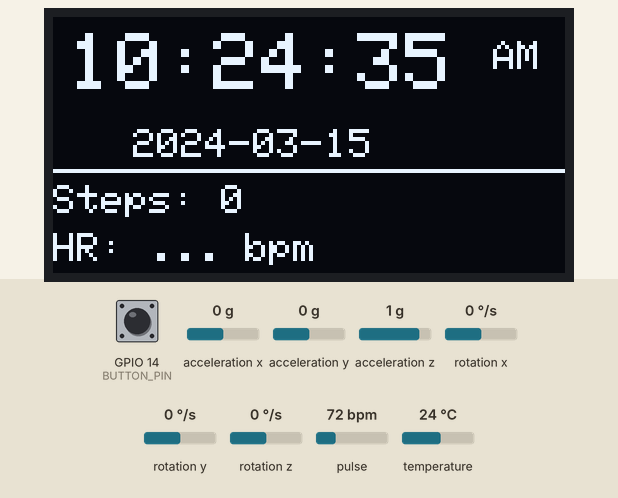
Recording of a sketch running on a simulated ESP32. Shown: 128×64 one-colour display. The test bench sets the inputs (shaded band); at power-on: GPIO 14 (BUTTON_PIN) HIGH, acceleration x 0 g, acceleration y 0 g, acceleration z 1 g, rotation x 0 °/s, rotation y 0 °/s, rotation z 0 °/s, pulse 72 bpm, temperature 24 °C. WiFi joins after 1.5 s; servers stay silent unless stated; the local clock reads 2024-03-15 10:24:30 at power-on unless the sketch sets it; what the sketch prints to the serial monitor is not drawn.

Above: at 5.5 s.
5.6 s: GPIO 14 (BUTTON_PIN) pulled LOW for 0.15 s
At 6.5 s:
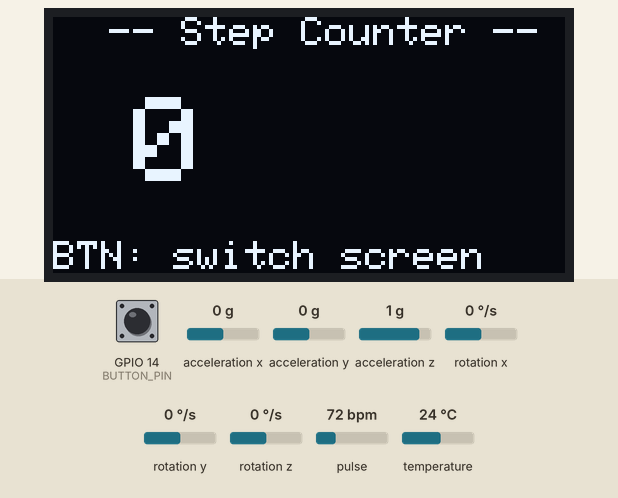
7.2 s: GPIO 14 (BUTTON_PIN) pulled LOW for 1 s
At 9.1 s:
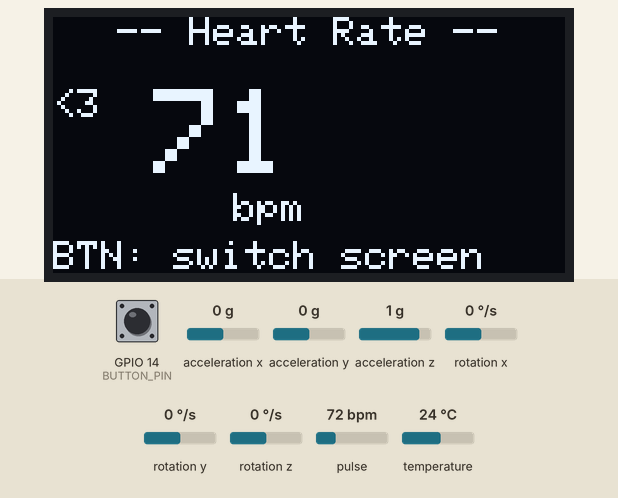
9.7 s: GPIO 14 (BUTTON_PIN) pulled LOW for 0.15 s
At 11.0 s:
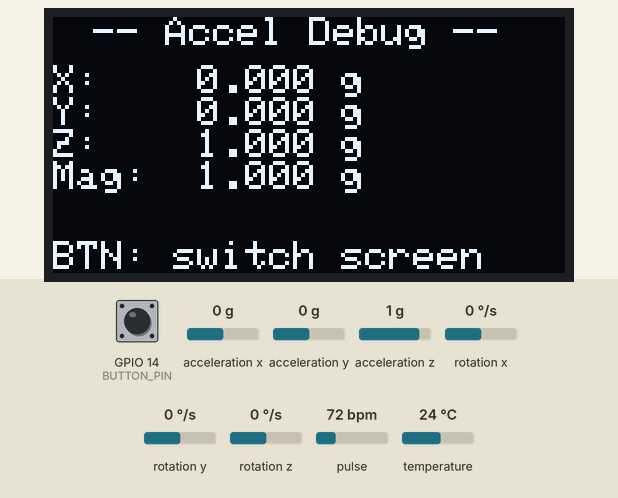
11.3 s: acceleration x set to -1.4 g
At 11.8 s:
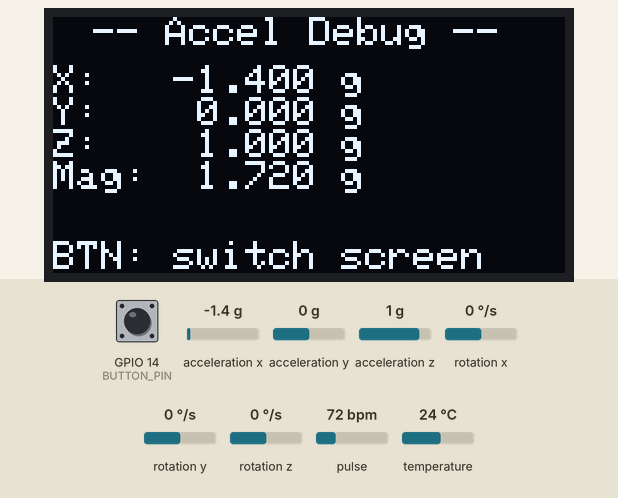
13.0 s: acceleration x set to 0.1 g
At 13.8 s:
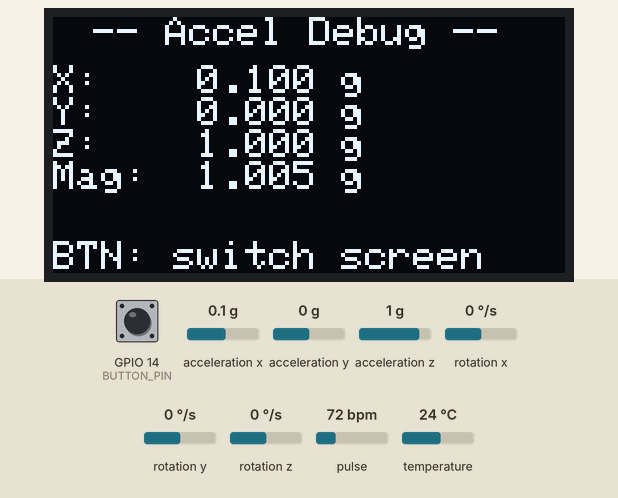
14.6 s: acceleration y set to -1.4 g
At 15.8 s:
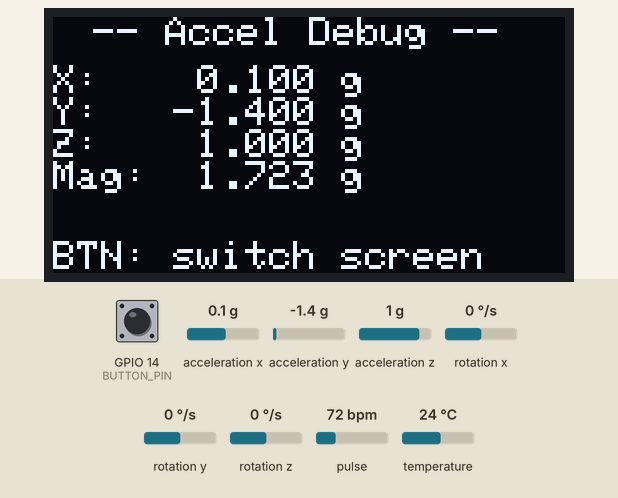
Timing chart, 0 to 17.2 s (numbered marks = the images above; inputs shaded):
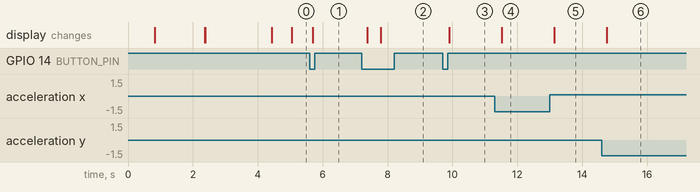

Measured:
- after the input at 5.6 s, the display: changes after 0.09 s (image 1)
- after the input at 7.2 s, the display: first changes after 0.17 s (image 2 shows a later state)
- after the input at 9.7 s, the display: changes after 0.20 s (image 3)
- after the input at 11.3 s, the display: changes after 0.22 s (image 4)
- after the input at 13.0 s, the display: changes after 0.14 s (image 5)
- after the input at 14.6 s, the display: changes after 0.16 s (image 6)

The sketch:

fit_bit_code.ino
```cpp
// =====================================================
// Code used while breadboard testing the circuit
//  ESP32 Fitness Tracker v1
//  Devices: SSD1306 OLED, GY-521 (MPU-6500),
//           DS1307 RTC, MAX30102 Heart Rate
//  Features: NTP time sync, step counting,
//            heart rate, watch face
// =====================================================

#include <Wire.h>
#include <WiFi.h>
#include <time.h>

// OLED
#include <Adafruit_GFX.h>
#include <Adafruit_SSD1306.h>

// RTC
#include <RTClib.h>

// IMU
#include <Adafruit_MPU6050.h>
#include <Adafruit_Sensor.h>

// Heart rate
#include <MAX30105.h>
#include <heartRate.h>

// ─────────────────────────────────────────
//  WiFi credentials — replace these
// ─────────────────────────────────────────
const char* ssid     = "wifi_user";
const char* password = "wifi_password";

// ─────────────────────────────────────────
//  NTP settings (Toronto EDT = UTC-4)
// ─────────────────────────────────────────
const char* ntpServer      = "pool.ntp.org";
const long  gmtOffset_sec  = -14400;  // UTC-4 EDT
const int   daylightOffset = 0;       // already accounted for above

// ─────────────────────────────────────────
//  OLED (0x3C)
// ─────────────────────────────────────────
#define SCREEN_WIDTH  128
#define SCREEN_HEIGHT  64
#define OLED_RESET     -1
Adafruit_SSD1306 display(SCREEN_WIDTH, SCREEN_HEIGHT, &Wire, OLED_RESET);

// ─────────────────────────────────────────
//  RTC (0x68)
// ─────────────────────────────────────────
RTC_DS3231 rtc;

// ─────────────────────────────────────────
//  IMU (0x69 — AD0 pulled HIGH)
// ─────────────────────────────────────────
Adafruit_MPU6050 mpu;

// ─────────────────────────────────────────
//  MAX30102 heart rate (0x57)
// ─────────────────────────────────────────
MAX30105 particleSensor;

// Heart rate tracking
const byte  HR_SAMPLE_SIZE = 4;           // number of samples to average BPM over
byte        hrRates[HR_SAMPLE_SIZE];      // circular buffer of recent BPM readings
byte        hrRateSpot    = 0;            // current position in buffer
long        lastBeatTime  = 0;            // time of last detected beat
float       beatsPerMinute = 0;           // current BPM
int         beatAvg       = 0;            // rolling average BPM
bool        fingerDetected = false;       // true when finger is on sensor

// Finger detection threshold — IR value below this = no finger
const long  FINGER_THRESHOLD = 50000;

// ─────────────────────────────────────────
//  Step counting
// ─────────────────────────────────────────
int           stepCount      = 0;
float         lastMagnitude  = 0;
bool          stepPending    = false;
const float   STEP_THRESHOLD = 1.2;  // g
const int     STEP_COOLDOWN  = 500;  // ms
unsigned long lastStepTime   = 0;

// ─────────────────────────────────────────
//  Button (GPIO 14, active LOW)
// ─────────────────────────────────────────
#define BUTTON_PIN 14
int currentScreen = 0;  // 0=watchface 1=steps 2=heart rate 3=accel debug

// ─────────────────────────────────────────
//  Helper — leading zero for clock
// ─────────────────────────────────────────
String padZero(int val) {
  return val < 10 ? "0" + String(val) : String(val);
}

// ─────────────────────────────────────────
//  NTP sync → DS3231
// ─────────────────────────────────────────
void syncTimeFromNTP() {
  display.clearDisplay();
  display.setTextSize(1);
  display.setTextColor(SSD1306_WHITE);
  display.setCursor(0, 0);
  display.println("Connecting WiFi...");
  display.println(ssid);
  display.display();

  WiFi.begin(ssid, password);

  int attempts = 0;
  while (WiFi.status() != WL_CONNECTED && attempts < 20) {
    delay(500);
    attempts++;
  }

  if (WiFi.status() != WL_CONNECTED) {
    display.clearDisplay();
    display.setCursor(0, 0);
    display.println("WiFi failed.");
    display.println("Using RTC time.");
    display.display();
    delay(2000);
    WiFi.disconnect(true);
    return;
  }

  display.clearDisplay();
  display.setCursor(0, 0);
  display.println("WiFi connected!");
  display.println("Syncing time...");
  display.display();

  configTime(gmtOffset_sec, daylightOffset, ntpServer);

  struct tm timeinfo;
  int timeout = 0;
  while (!getLocalTime(&timeinfo) && timeout < 10) {
    delay(1000);
    timeout++;
  }

  if (timeout < 10) {
    DateTime ntpTime(
      timeinfo.tm_year + 1900,
      timeinfo.tm_mon  + 1,
      timeinfo.tm_mday,
      timeinfo.tm_hour,
      timeinfo.tm_min,
      timeinfo.tm_sec
    );
    rtc.adjust(ntpTime);

    display.clearDisplay();
    display.setCursor(0, 0);
    display.println("Time synced!");
    display.printf("%02d:%02d:%02d", timeinfo.tm_hour,
                                     timeinfo.tm_min,
                                     timeinfo.tm_sec);
    display.display();
    delay(2000);
  } else {
    display.clearDisplay();
    display.setCursor(0, 0);
    display.println("NTP timed out.");
    display.println("Using RTC time.");
    display.display();
    delay(2000);
  }

  WiFi.disconnect(true);
  WiFi.mode(WIFI_OFF);
}

// ─────────────────────────────────────────
//  Resets the step count at midnight
// ─────────────────────────────────────────
void checkMidnightReset() {
  static int lastDay = -1;  // stores the last day we saw

  DateTime now = rtc.now();

  // If the day has changed since last check → reset steps
  if (lastDay == -1) {
    lastDay = now.day();  // initialize on first boot
  }

  if (now.day() != lastDay) {
    stepCount = 0;
    lastDay = now.day();
    Serial.println("Midnight reset — steps cleared");
  }
}

// ─────────────────────────────────────────
//  Heart rate update
//  Call this every loop — non blocking
// ─────────────────────────────────────────
void updateHeartRate() {
  long irValue = particleSensor.getIR();
  fingerDetected = irValue > FINGER_THRESHOLD;

  static unsigned long lastPrint = 0;
  if (millis() - lastPrint > 100) {
    lastPrint = millis();
    Serial.printf("IR: %ld  Finger: %s\n", irValue, fingerDetected ? "YES" : "NO");
  }

  if (!fingerDetected) {
    beatAvg = 0;
    beatsPerMinute = 0;
    return;
  }

  // Rolling average to find baseline (DC component)
  static long irBuffer[32];
  static byte bufIndex = 0;
  static long irSum = 0;

  irSum -= irBuffer[bufIndex];
  irBuffer[bufIndex] = irValue;
  irSum += irValue;
  bufIndex = (bufIndex + 1) % 32;
  long irBaseline = irSum / 32;

  // AC component — how much current value deviates from baseline
  long irAC = irValue - irBaseline;

  static long lastIrAC = 0;
  static bool beatPending = false;
  static unsigned long lastBeatMS = 0;

  // Peak detection on AC signal
  // Rising edge
  if (irAC > 200 && lastIrAC <= 200) {
    beatPending = true;
  }
  // Falling edge — beat confirmed
  if (beatPending && irAC < 200) {
    unsigned long now = millis();
    long delta = now - lastBeatMS;

    if (delta > 300 && delta < 1500) {  // 40-200 BPM range
      beatsPerMinute = 60000.0 / delta;
      Serial.printf(">>> BEAT  BPM: %.1f\n", beatsPerMinute);

      hrRates[hrRateSpot++] = (byte)beatsPerMinute;
      hrRateSpot %= HR_SAMPLE_SIZE;

      beatAvg = 0;
      for (byte x = 0; x < HR_SAMPLE_SIZE; x++) beatAvg += hrRates[x];
      beatAvg /= HR_SAMPLE_SIZE;
      Serial.printf("    Avg: %d\n", beatAvg);
    }
    lastBeatMS = now;
    beatPending = false;
  }

  lastIrAC = irAC;
}

// ─────────────────────────────────────────
//  Screen 0 — Watch face
// ─────────────────────────────────────────
void drawWatchFace(DateTime now) {
  display.clearDisplay();

  // Time — 12 hour format
  int hour12 = now.hour() % 12;
  if (hour12 == 0) hour12 = 12;
  String ampm = now.hour() < 12 ? "AM" : "PM";

  display.setTextSize(2);
  display.setTextColor(SSD1306_WHITE);
  display.setCursor(4, 4);
  display.print(padZero(hour12));
  display.print(":");
  display.print(padZero(now.minute()));
  display.print(":");
  display.print(padZero(now.second()));

  display.setTextSize(1);
  display.setCursor(110, 6);
  display.print(ampm);

  // Date
  display.setCursor(20, 28);
  display.printf("%04d-%02d-%02d", now.year(), now.month(), now.day());

  // Divider
  display.drawLine(0, 38, 127, 38, SSD1306_WHITE);

  // Steps
  display.setCursor(0, 42);
  display.print("Steps: ");
  display.print(stepCount);

  // Heart rate
  display.setCursor(0, 54);
  display.print("HR: ");
  if (!fingerDetected) {
    display.print("-- bpm");
  } else if (beatAvg == 0) {
    display.print("... bpm");  // measuring
  } else {
    display.print(beatAvg);
    display.print(" bpm");
  }

  display.display();
}

// ─────────────────────────────────────────
//  Screen 1 — Step counter
// ─────────────────────────────────────────
void drawStepsScreen() {
  display.clearDisplay();
  display.setTextSize(1);
  display.setTextColor(SSD1306_WHITE);
  display.setCursor(14, 0);
  display.println("-- Step Counter --");

  display.setTextSize(3);
  display.setCursor(20, 20);
  display.print(stepCount);

  display.setTextSize(1);
  display.setCursor(0, 56);
  display.println("BTN: switch screen");
  display.display();
}

// ─────────────────────────────────────────
//  Screen 2 — Heart rate detail
// ─────────────────────────────────────────
void drawHeartRateScreen() {
  display.clearDisplay();
  display.setTextSize(1);
  display.setTextColor(SSD1306_WHITE);
  display.setCursor(16, 0);
  display.println("-- Heart Rate --");

  if (!fingerDetected) {
    display.setTextSize(1);
    display.setCursor(10, 25);
    display.println("Place finger on");
    display.setCursor(20, 37);
    display.println("the sensor");
  } else if (beatAvg == 0) {
    display.setTextSize(1);
    display.setCursor(20, 25);
    display.println("Measuring...");
    display.setCursor(10, 37);
    display.println("Hold still");
  } else {
    // Show BPM large
    display.setTextSize(3);
    display.setCursor(25, 18);
    display.print(beatAvg);

    display.setTextSize(1);
    display.setCursor(45, 44);
    display.println("bpm");

    // Simple heart symbol
    display.setCursor(0, 18);
    display.print("<3");
  }

  display.setCursor(0, 56);
  display.println("BTN: switch screen");
  display.display();
}

// ─────────────────────────────────────────
//  Screen 3 — Accel debug
// ─────────────────────────────────────────
void drawAccelScreen() {
  sensors_event_t a, g, temp;
  mpu.getEvent(&a, &g, &temp);

  float ax = a.acceleration.x / 9.81;
  float ay = a.acceleration.y / 9.81;
  float az = a.acceleration.z / 9.81;
  float mag = sqrt(ax*ax + ay*ay + az*az);

  display.clearDisplay();
  display.setTextSize(1);
  display.setTextColor(SSD1306_WHITE);
  display.setCursor(10, 0);
  display.println("-- Accel Debug --");

  display.setCursor(0, 12);
  display.printf("X:   %6.3f g\n", ax);
  display.printf("Y:   %6.3f g\n", ay);
  display.printf("Z:   %6.3f g\n", az);
  display.printf("Mag: %6.3f g\n", mag);

  display.setCursor(0, 56);
  display.println("BTN: switch screen");
  display.display();
}

// ─────────────────────────────────────────
//  Step detection
// ─────────────────────────────────────────
void detectStep() {
  sensors_event_t a, g, temp;
  mpu.getEvent(&a, &g, &temp);

  float ax = a.acceleration.x / 9.81;
  float ay = a.acceleration.y / 9.81;
  float az = a.acceleration.z / 9.81;
  float magnitude = sqrt(ax*ax + ay*ay + az*az);

  unsigned long now = millis();

  if (magnitude > STEP_THRESHOLD && lastMagnitude <= STEP_THRESHOLD) {
    stepPending = true;
  }
  if (stepPending && magnitude < STEP_THRESHOLD) {
    if (now - lastStepTime > STEP_COOLDOWN) {
      stepCount++;
      lastStepTime = now;
      Serial.printf("Step! Total: %d  Mag: %.3f\n", stepCount, magnitude);
    }
    stepPending = false;
  }
  lastMagnitude = magnitude;
}

// ─────────────────────────────────────────
//  Setup
// ─────────────────────────────────────────
void setup() {
  Serial.begin(115200);
  Wire.begin(21, 22);
  pinMode(BUTTON_PIN, INPUT_PULLUP);

  // ── OLED ──
  if (!display.begin(SSD1306_SWITCHCAPVCC, 0x3C)) {
    Serial.println("OLED not found!");
    while (true);
  }
  display.clearDisplay();
  display.setTextColor(SSD1306_WHITE);
  display.setTextSize(1);
  display.setCursor(0, 0);
  display.println("Booting...");
  display.display();
  delay(500);

  // ── DS1307 ──
  if (!rtc.begin()) {
    Serial.println("DS1307 not found!");
    display.clearDisplay();
    display.setCursor(0, 0);
    display.println("RTC not found!");
    display.println("Check wiring.");
    display.display();
    while (true);
  }

  // ── GY-521 (0x69) ──
  delay(250);
  mpu.begin(0x69);
  Wire.beginTransmission(0x69);
  byte error = Wire.endTransmission();
  if (error != 0) {
    Serial.println("GY-521 not found!");
    display.clearDisplay();
    display.setCursor(0, 0);
    display.println("GY-521 not found!");
    display.println("Check AD0 to 3.3V");
    display.display();
    while (true);
  }
  mpu.setAccelerometerRange(MPU6050_RANGE_2_G);
  mpu.setFilterBandwidth(MPU6050_BAND_21_HZ);
  Serial.println("GY-521 ready.");

  // ── MAX30102 (0x57) ──
  if (!particleSensor.begin(Wire, I2C_SPEED_FAST)) {
    Serial.println("MAX30102 not found!");
    display.clearDisplay();
    display.setCursor(0, 0);
    display.println("MAX30102 not found!");
    display.println("Check wiring.");
    display.display();
    while (true);
  }
  // Configure sensor
  // LED brightness: 0=off, 255=max — 60 is good for wrist
  // Sample average: 4 samples averaged per reading
  // LED mode: 2 = Red + IR (heart rate + SpO2)
  // Sample rate: 100 samples per second
  // Pulse width: 411 microseconds
  // ADC range: 4096 nA
  particleSensor.setup(60, 4, 2, 100, 411, 4096);
  particleSensor.setPulseAmplitudeRed(0x0A);  // low red LED
  particleSensor.setPulseAmplitudeGreen(0);   // green off
  // Prefill HR buffer with realistic starting value
  for (byte i = 0; i < HR_SAMPLE_SIZE; i++) {
    hrRates[i] = 70;
  }
  Serial.println("MAX30102 ready.");

  // ── NTP → DS1307 ──
  syncTimeFromNTP();

  Serial.println("All devices ready.");
}

// ─────────────────────────────────────────
//  Loop
// ─────────────────────────────────────────
void loop() {
  // ── Button: cycle screens ──
  static bool lastButtonState = HIGH;
  bool buttonState = digitalRead(BUTTON_PIN);
  if (buttonState == LOW && lastButtonState == HIGH) {
    currentScreen = (currentScreen + 1) % 4;  // 4 screens now
    delay(50);
  }
  lastButtonState = buttonState;

  // ── Step detection — every iteration ──
  detectStep();

  // ── Heart rate — every iteration ──
  updateHeartRate();

  // ── Midnight reset ──
  checkMidnightReset();

  // ── Display — every 200ms ──
  static unsigned long lastDisplay = 0;
  if (millis() - lastDisplay > 200) {
    lastDisplay = millis();
    DateTime now = rtc.now();
    switch (currentScreen) {
      case 0: drawWatchFace(now);    break;
      case 1: drawStepsScreen();     break;
      case 2: drawHeartRateScreen(); break;
      case 3: drawAccelScreen();     break;
    }
  }
}
```
